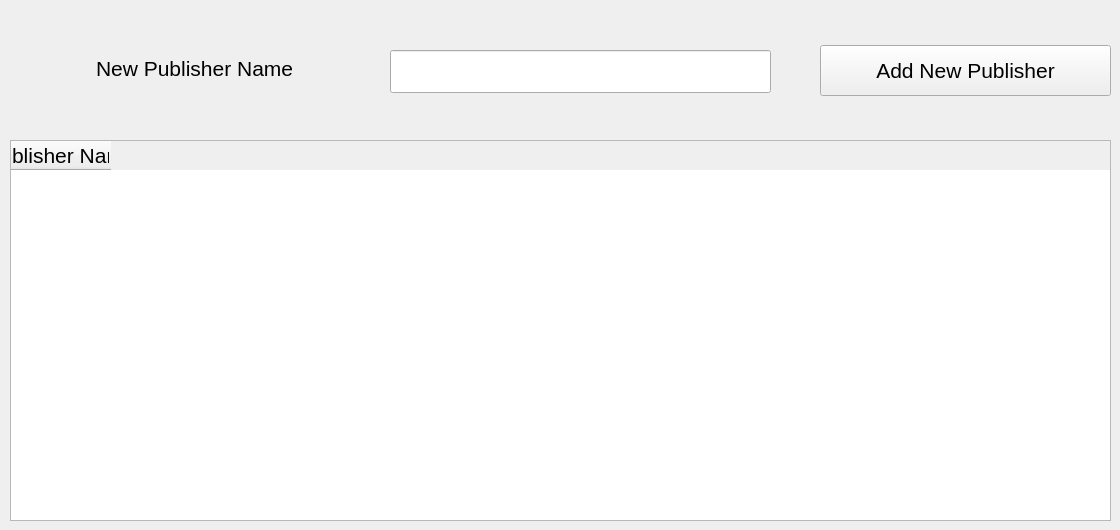
      <widget class="QWidget" name="publisher">
       <attribute name="title">
        <string>Publisher</string>
       </attribute>
       <widget class="QTableWidget" name="tableWidget_4">
        <property name="geometry">
         <rect>
          <x>10</x>
          <y>140</y>
          <width>1101</width>
          <height>381</height>
         </rect>
        </property>
        <property name="sizeIncrement">
         <size>
          <width>0</width>
          <height>0</height>
         </size>
        </property>
        <property name="font">
         <font>
          <pointsize>16</pointsize>
         </font>
        </property>
        <column>
         <property name="text">
          <string>Publisher Name</string>
         </property>
        </column>
       </widget>
       <widget class="QPushButton" name="add_new_publisher_pushButton">
        <property name="geometry">
         <rect>
          <x>820</x>
          <y>45</y>
          <width>291</width>
          <height>51</height>
         </rect>
        </property>
        <property name="font">
         <font>
          <pointsize>16</pointsize>
         </font>
        </property>
        <property name="text">
         <string>Add New Publisher</string>
        </property>
       </widget>
       <widget class="QLabel" name="new_publisher_name_label_2">
        <property name="geometry">
         <rect>
          <x>96</x>
          <y>50</y>
          <width>261</width>
          <height>37</height>
         </rect>
        </property>
        <property name="font">
         <font>
          <pointsize>16</pointsize>
         </font>
        </property>
        <property name="text">
         <string>New Publisher Name</string>
        </property>
       </widget>
       <widget class="QLineEdit" name="new_publisher_lineEdit">
        <property name="geometry">
         <rect>
          <x>390</x>
          <y>50</y>
          <width>381</width>
          <height>43</height>
         </rect>
        </property>
        <property name="font">
         <font>
          <pointsize>16</pointsize>
         </font>
        </property>
        <property name="autoFillBackground">
         <bool>false</bool>
        </property>
       </widget>
      </widget>
